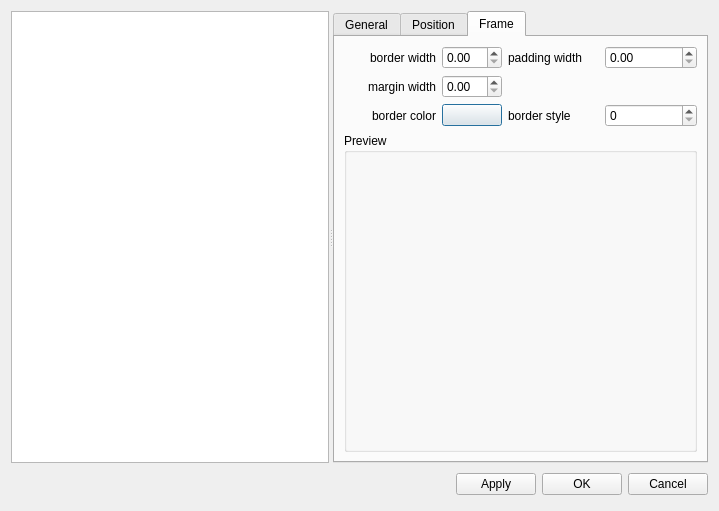
<ui version="4.0" >
 <class>TextStyleBase</class>
 <widget class="QDialog" name="TextStyleBase" >
  <property name="geometry" >
   <rect>
    <x>0</x>
    <y>0</y>
    <width>719</width>
    <height>511</height>
   </rect>
  </property>
  <property name="windowTitle" >
   <string>MuseScore: Edit Text Styles</string>
  </property>
  <layout class="QVBoxLayout" >
   <item>
    <widget class="QSplitter" name="splitter" >
     <property name="orientation" >
      <enum>Qt::Horizontal</enum>
     </property>
     <widget class="QSplitter" name="splitter_2" >
      <property name="orientation" >
       <enum>Qt::Horizontal</enum>
      </property>
      <widget class="QListWidget" name="textNames" >
       <property name="sizePolicy" >
        <sizepolicy vsizetype="Fixed" hsizetype="Fixed" >
         <horstretch>0</horstretch>
         <verstretch>0</verstretch>
        </sizepolicy>
       </property>
      </widget>
      <widget class="QTabWidget" name="tabWidget" >
       <property name="currentIndex" >
        <number>2</number>
       </property>
       <widget class="QWidget" name="tab1" >
        <attribute name="title" >
         <string>General</string>
        </attribute>
        <layout class="QVBoxLayout" >
         <property name="spacing" >
          <number>6</number>
         </property>
         <property name="leftMargin" >
          <number>9</number>
         </property>
         <property name="topMargin" >
          <number>9</number>
         </property>
         <property name="rightMargin" >
          <number>9</number>
         </property>
         <property name="bottomMargin" >
          <number>9</number>
         </property>
         <item>
          <layout class="QHBoxLayout" >
           <property name="spacing" >
            <number>6</number>
           </property>
           <property name="leftMargin" >
            <number>0</number>
           </property>
           <property name="topMargin" >
            <number>0</number>
           </property>
           <property name="rightMargin" >
            <number>0</number>
           </property>
           <property name="bottomMargin" >
            <number>0</number>
           </property>
           <item>
            <widget class="QLabel" name="label_7" >
             <property name="text" >
              <string>Font</string>
             </property>
             <property name="textFormat" >
              <enum>Qt::PlainText</enum>
             </property>
            </widget>
           </item>
           <item>
            <widget class="QComboBox" name="fontName" >
             <property name="sizePolicy" >
              <sizepolicy vsizetype="Fixed" hsizetype="Fixed" >
               <horstretch>0</horstretch>
               <verstretch>0</verstretch>
              </sizepolicy>
             </property>
            </widget>
           </item>
           <item>
            <widget class="QLabel" name="label_3_2" >
             <property name="text" >
              <string>Size</string>
             </property>
             <property name="textFormat" >
              <enum>Qt::PlainText</enum>
             </property>
            </widget>
           </item>
           <item>
            <widget class="QSpinBox" name="fontSize" >
             <property name="minimum" >
              <number>1</number>
             </property>
             <property name="maximum" >
              <number>1000</number>
             </property>
             <property name="value" >
              <number>1</number>
             </property>
            </widget>
           </item>
          </layout>
         </item>
         <item>
          <layout class="QHBoxLayout" >
           <property name="spacing" >
            <number>6</number>
           </property>
           <property name="leftMargin" >
            <number>0</number>
           </property>
           <property name="topMargin" >
            <number>0</number>
           </property>
           <property name="rightMargin" >
            <number>0</number>
           </property>
           <property name="bottomMargin" >
            <number>0</number>
           </property>
           <item>
            <widget class="QLabel" name="label_2_2" >
             <property name="text" >
              <string>Style</string>
             </property>
             <property name="textFormat" >
              <enum>Qt::PlainText</enum>
             </property>
            </widget>
           </item>
           <item>
            <widget class="QToolButton" name="fontBold" >
             <property name="minimumSize" >
              <size>
               <width>33</width>
               <height>0</height>
              </size>
             </property>
             <property name="font" >
              <font>
               <family>Sans Serif</family>
               <pointsize>9</pointsize>
               <weight>75</weight>
               <italic>false</italic>
               <bold>true</bold>
               <underline>false</underline>
               <strikeout>false</strikeout>
              </font>
             </property>
             <property name="text" >
              <string>B</string>
             </property>
             <property name="checkable" >
              <bool>true</bool>
             </property>
            </widget>
           </item>
           <item>
            <widget class="QToolButton" name="fontItalic" >
             <property name="sizePolicy" >
              <sizepolicy vsizetype="Fixed" hsizetype="Fixed" >
               <horstretch>0</horstretch>
               <verstretch>0</verstretch>
              </sizepolicy>
             </property>
             <property name="minimumSize" >
              <size>
               <width>33</width>
               <height>0</height>
              </size>
             </property>
             <property name="font" >
              <font>
               <family>Sans Serif</family>
               <pointsize>9</pointsize>
               <weight>50</weight>
               <italic>true</italic>
               <bold>false</bold>
               <underline>false</underline>
               <strikeout>false</strikeout>
              </font>
             </property>
             <property name="text" >
              <string>I</string>
             </property>
             <property name="checkable" >
              <bool>true</bool>
             </property>
            </widget>
           </item>
           <item>
            <widget class="QToolButton" name="fontUnderline" >
             <property name="minimumSize" >
              <size>
               <width>33</width>
               <height>0</height>
              </size>
             </property>
             <property name="font" >
              <font>
               <family>Sans Serif</family>
               <pointsize>9</pointsize>
               <weight>50</weight>
               <italic>false</italic>
               <bold>false</bold>
               <underline>true</underline>
               <strikeout>false</strikeout>
              </font>
             </property>
             <property name="text" >
              <string>U</string>
             </property>
             <property name="checkable" >
              <bool>true</bool>
             </property>
            </widget>
           </item>
           <item>
            <spacer>
             <property name="orientation" >
              <enum>Qt::Horizontal</enum>
             </property>
             <property name="sizeHint" >
              <size>
               <width>40</width>
               <height>20</height>
              </size>
             </property>
            </spacer>
           </item>
          </layout>
         </item>
         <item>
          <widget class="QGroupBox" name="groupBox_6" >
           <property name="title" >
            <string>Text Sample</string>
           </property>
           <layout class="QVBoxLayout" >
            <property name="spacing" >
             <number>6</number>
            </property>
            <property name="leftMargin" >
             <number>9</number>
            </property>
            <property name="topMargin" >
             <number>9</number>
            </property>
            <property name="rightMargin" >
             <number>9</number>
            </property>
            <property name="bottomMargin" >
             <number>9</number>
            </property>
            <item>
             <widget class="QTextEdit" name="fontSample" />
            </item>
           </layout>
          </widget>
         </item>
        </layout>
       </widget>
       <widget class="QWidget" name="tab2" >
        <attribute name="title" >
         <string>Position</string>
        </attribute>
        <layout class="QVBoxLayout" >
         <property name="spacing" >
          <number>6</number>
         </property>
         <property name="leftMargin" >
          <number>9</number>
         </property>
         <property name="topMargin" >
          <number>9</number>
         </property>
         <property name="rightMargin" >
          <number>9</number>
         </property>
         <property name="bottomMargin" >
          <number>9</number>
         </property>
         <item>
          <widget class="QGroupBox" name="groupBox_2_2" >
           <property name="title" >
            <string>Reference Position</string>
           </property>
           <layout class="QHBoxLayout" >
            <property name="spacing" >
             <number>6</number>
            </property>
            <property name="leftMargin" >
             <number>9</number>
            </property>
            <property name="topMargin" >
             <number>9</number>
            </property>
            <property name="rightMargin" >
             <number>9</number>
            </property>
            <property name="bottomMargin" >
             <number>9</number>
            </property>
            <item>
             <widget class="QComboBox" name="referencePos" >
              <item>
               <property name="text" >
                <string>Page</string>
               </property>
              </item>
              <item>
               <property name="text" >
                <string>Time Tick</string>
               </property>
              </item>
              <item>
               <property name="text" >
                <string>Note Head</string>
               </property>
              </item>
              <item>
               <property name="text" >
                <string>System</string>
               </property>
              </item>
             </widget>
            </item>
            <item>
             <spacer>
              <property name="orientation" >
               <enum>Qt::Horizontal</enum>
              </property>
              <property name="sizeHint" >
               <size>
                <width>40</width>
                <height>20</height>
               </size>
              </property>
             </spacer>
            </item>
           </layout>
          </widget>
         </item>
         <item>
          <widget class="QGroupBox" name="groupBox_3_2" >
           <property name="title" >
            <string>Alignment</string>
           </property>
           <layout class="QHBoxLayout" >
            <property name="spacing" >
             <number>6</number>
            </property>
            <property name="leftMargin" >
             <number>9</number>
            </property>
            <property name="topMargin" >
             <number>9</number>
            </property>
            <property name="rightMargin" >
             <number>9</number>
            </property>
            <property name="bottomMargin" >
             <number>9</number>
            </property>
            <item>
             <widget class="QGroupBox" name="halignGroup" >
              <property name="title" >
               <string>Horizontal</string>
              </property>
              <layout class="QVBoxLayout" >
               <property name="spacing" >
                <number>6</number>
               </property>
               <property name="leftMargin" >
                <number>9</number>
               </property>
               <property name="topMargin" >
                <number>9</number>
               </property>
               <property name="rightMargin" >
                <number>9</number>
               </property>
               <property name="bottomMargin" >
                <number>9</number>
               </property>
               <item>
                <widget class="QRadioButton" name="leftH" >
                 <property name="text" >
                  <string>Left</string>
                 </property>
                </widget>
               </item>
               <item>
                <widget class="QRadioButton" name="rightH" >
                 <property name="text" >
                  <string>Right</string>
                 </property>
                </widget>
               </item>
               <item>
                <widget class="QRadioButton" name="centerH" >
                 <property name="text" >
                  <string>Center</string>
                 </property>
                </widget>
               </item>
              </layout>
             </widget>
            </item>
            <item>
             <widget class="QGroupBox" name="valignGroup" >
              <property name="title" >
               <string>Vertical</string>
              </property>
              <layout class="QVBoxLayout" >
               <property name="spacing" >
                <number>6</number>
               </property>
               <property name="leftMargin" >
                <number>9</number>
               </property>
               <property name="topMargin" >
                <number>9</number>
               </property>
               <property name="rightMargin" >
                <number>9</number>
               </property>
               <property name="bottomMargin" >
                <number>9</number>
               </property>
               <item>
                <widget class="QRadioButton" name="topV" >
                 <property name="text" >
                  <string>Top</string>
                 </property>
                </widget>
               </item>
               <item>
                <widget class="QRadioButton" name="bottomV" >
                 <property name="text" >
                  <string>Bottom</string>
                 </property>
                </widget>
               </item>
               <item>
                <widget class="QRadioButton" name="centerV" >
                 <property name="text" >
                  <string>Center</string>
                 </property>
                </widget>
               </item>
              </layout>
             </widget>
            </item>
           </layout>
          </widget>
         </item>
         <item>
          <widget class="QGroupBox" name="groupBox_4_2" >
           <property name="title" >
            <string>Offset</string>
           </property>
           <layout class="QVBoxLayout" >
            <property name="spacing" >
             <number>6</number>
            </property>
            <property name="leftMargin" >
             <number>9</number>
            </property>
            <property name="topMargin" >
             <number>9</number>
            </property>
            <property name="rightMargin" >
             <number>9</number>
            </property>
            <property name="bottomMargin" >
             <number>9</number>
            </property>
            <item>
             <layout class="QHBoxLayout" >
              <property name="spacing" >
               <number>6</number>
              </property>
              <property name="leftMargin" >
               <number>0</number>
              </property>
              <property name="topMargin" >
               <number>0</number>
              </property>
              <property name="rightMargin" >
               <number>0</number>
              </property>
              <property name="bottomMargin" >
               <number>0</number>
              </property>
              <item>
               <widget class="QLabel" name="label_8" >
                <property name="text" >
                 <string>X:</string>
                </property>
                <property name="textFormat" >
                 <enum>Qt::PlainText</enum>
                </property>
               </widget>
              </item>
              <item>
               <widget class="QDoubleSpinBox" name="xOffset" >
                <property name="sizePolicy" >
                 <sizepolicy vsizetype="Fixed" hsizetype="Fixed" >
                  <horstretch>0</horstretch>
                  <verstretch>0</verstretch>
                 </sizepolicy>
                </property>
                <property name="minimum" >
                 <double>-10000.000000000000000</double>
                </property>
                <property name="maximum" >
                 <double>10000.000000000000000</double>
                </property>
               </widget>
              </item>
              <item>
               <widget class="QLabel" name="label_9" >
                <property name="text" >
                 <string>Y:</string>
                </property>
                <property name="textFormat" >
                 <enum>Qt::PlainText</enum>
                </property>
               </widget>
              </item>
              <item>
               <widget class="QDoubleSpinBox" name="yOffset" >
                <property name="sizePolicy" >
                 <sizepolicy vsizetype="Fixed" hsizetype="Fixed" >
                  <horstretch>0</horstretch>
                  <verstretch>0</verstretch>
                 </sizepolicy>
                </property>
                <property name="minimum" >
                 <double>-10000.000000000000000</double>
                </property>
                <property name="maximum" >
                 <double>10000.000000000000000</double>
                </property>
               </widget>
              </item>
             </layout>
            </item>
            <item>
             <widget class="QGroupBox" name="offsetType" >
              <property name="title" >
               <string/>
              </property>
              <property name="flat" >
               <bool>true</bool>
              </property>
              <layout class="QHBoxLayout" >
               <property name="spacing" >
                <number>6</number>
               </property>
               <property name="leftMargin" >
                <number>9</number>
               </property>
               <property name="topMargin" >
                <number>9</number>
               </property>
               <property name="rightMargin" >
                <number>9</number>
               </property>
               <property name="bottomMargin" >
                <number>9</number>
               </property>
               <item>
                <widget class="QLabel" name="label_10" >
                 <property name="text" >
                  <string>Unit:</string>
                 </property>
                </widget>
               </item>
               <item>
                <widget class="QRadioButton" name="unitMM" >
                 <property name="text" >
                  <string>MM</string>
                 </property>
                </widget>
               </item>
               <item>
                <widget class="QRadioButton" name="unitPercent" >
                 <property name="text" >
                  <string>Percent</string>
                 </property>
                </widget>
               </item>
               <item>
                <widget class="QRadioButton" name="unitSpace" >
                 <property name="text" >
                  <string>Space</string>
                 </property>
                </widget>
               </item>
              </layout>
             </widget>
            </item>
           </layout>
          </widget>
         </item>
        </layout>
       </widget>
       <widget class="QWidget" name="tab3" >
        <attribute name="title" >
         <string>Frame</string>
        </attribute>
        <layout class="QGridLayout" >
         <item row="0" column="0" >
          <widget class="QLabel" name="label" >
           <property name="text" >
            <string>border width</string>
           </property>
           <property name="alignment" >
            <set>Qt::AlignRight|Qt::AlignTrailing|Qt::AlignVCenter</set>
           </property>
          </widget>
         </item>
         <item row="0" column="1" >
          <widget class="QDoubleSpinBox" name="borderWidth" />
         </item>
         <item row="0" column="2" >
          <widget class="QLabel" name="label_5" >
           <property name="text" >
            <string>padding width</string>
           </property>
          </widget>
         </item>
         <item row="0" column="3" >
          <widget class="QDoubleSpinBox" name="paddingWidth" />
         </item>
         <item row="1" column="0" >
          <widget class="QLabel" name="label_2" >
           <property name="text" >
            <string>margin width</string>
           </property>
           <property name="alignment" >
            <set>Qt::AlignRight|Qt::AlignTrailing|Qt::AlignVCenter</set>
           </property>
          </widget>
         </item>
         <item row="1" column="1" >
          <widget class="QDoubleSpinBox" name="marginWidth" />
         </item>
         <item row="2" column="0" >
          <widget class="QLabel" name="label_4" >
           <property name="text" >
            <string>border color</string>
           </property>
           <property name="alignment" >
            <set>Qt::AlignRight|Qt::AlignTrailing|Qt::AlignVCenter</set>
           </property>
          </widget>
         </item>
         <item row="2" column="1" >
          <widget class="QPushButton" name="borderColor" >
           <property name="minimumSize" >
            <size>
             <width>60</width>
             <height>0</height>
            </size>
           </property>
           <property name="maximumSize" >
            <size>
             <width>60</width>
             <height>16777215</height>
            </size>
           </property>
           <property name="text" >
            <string/>
           </property>
          </widget>
         </item>
         <item row="2" column="2" >
          <widget class="QLabel" name="label_3" >
           <property name="text" >
            <string>border style</string>
           </property>
          </widget>
         </item>
         <item row="2" column="3" >
          <widget class="QSpinBox" name="borderStyle" />
         </item>
         <item row="3" column="0" colspan="4" >
          <widget class="QGroupBox" name="framePreview" >
           <property name="title" >
            <string>Preview</string>
           </property>
          </widget>
         </item>
        </layout>
       </widget>
      </widget>
     </widget>
    </widget>
   </item>
   <item>
    <layout class="QHBoxLayout" >
     <property name="spacing" >
      <number>6</number>
     </property>
     <property name="leftMargin" >
      <number>0</number>
     </property>
     <property name="topMargin" >
      <number>0</number>
     </property>
     <property name="rightMargin" >
      <number>0</number>
     </property>
     <property name="bottomMargin" >
      <number>0</number>
     </property>
     <item>
      <spacer>
       <property name="orientation" >
        <enum>Qt::Horizontal</enum>
       </property>
       <property name="sizeHint" >
        <size>
         <width>131</width>
         <height>31</height>
        </size>
       </property>
      </spacer>
     </item>
     <item>
      <widget class="QPushButton" name="buttonApply" >
       <property name="text" >
        <string>Apply</string>
       </property>
      </widget>
     </item>
     <item>
      <widget class="QPushButton" name="buttonOk" >
       <property name="text" >
        <string>OK</string>
       </property>
      </widget>
     </item>
     <item>
      <widget class="QPushButton" name="buttonCancel" >
       <property name="text" >
        <string>Cancel</string>
       </property>
      </widget>
     </item>
    </layout>
   </item>
  </layout>
 </widget>
 <resources/>
 <connections>
  <connection>
   <sender>buttonOk</sender>
   <signal>clicked()</signal>
   <receiver>TextStyleBase</receiver>
   <slot>accept()</slot>
   <hints>
    <hint type="sourcelabel" >
     <x>562</x>
     <y>489</y>
    </hint>
    <hint type="destinationlabel" >
     <x>96</x>
     <y>254</y>
    </hint>
   </hints>
  </connection>
  <connection>
   <sender>buttonCancel</sender>
   <signal>clicked()</signal>
   <receiver>TextStyleBase</receiver>
   <slot>reject()</slot>
   <hints>
    <hint type="sourcelabel" >
     <x>653</x>
     <y>489</y>
    </hint>
    <hint type="destinationlabel" >
     <x>179</x>
     <y>282</y>
    </hint>
   </hints>
  </connection>
 </connections>
</ui>
